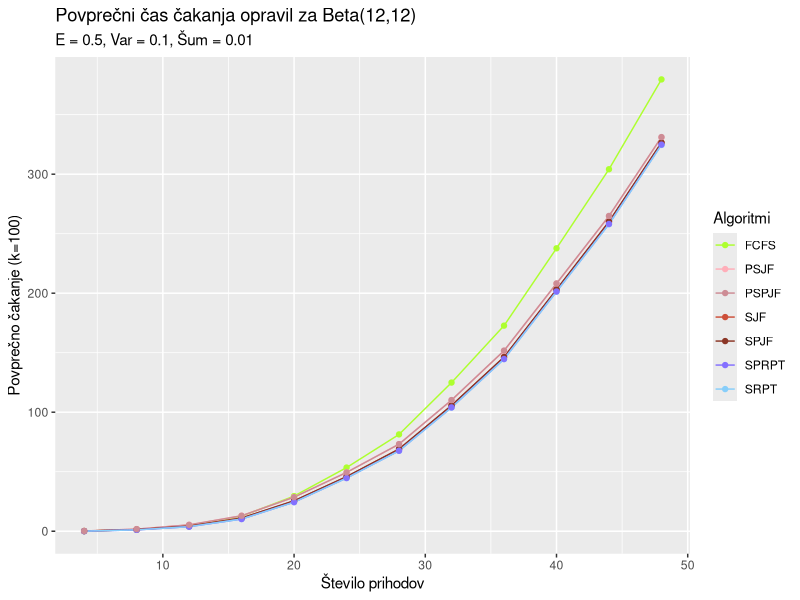

This chart was generated by the following R code:
# prikaz od 4 do 48, vseh algoritmov z majhno varianco

library(ggplot2)
library(tidyr)
library(ggpubr)


Beta_porazdelitev_n = read.csv("tabele_beta_n_majhna.csv")

Beta = Beta_porazdelitev_n

x = c(4, 8, 12 , 16 , 20 , 24,28,32,36,40,44,48)

z = 0.5 # povprecni cas cakanja

df = cbind(x ,Beta)

Tabela = df %>% pivot_longer( !x, names_to = "Algoritmi", values_to = "Povprecno cakanje")

cakanje_beta_majhna = ggplot(Tabela, aes(x=x, y = `Povprecno cakanje`, col = Algoritmi)) +
  geom_line()+
  geom_point() + labs(title = "Povprečni čas čakanja opravil za Beta(12,12)", subtitle = "E = 0.5, Var = 0.1, Šum = 0.01" ,y = "Povprečno čakanje (k=100)", x = "Število prihodov") +
  scale_colour_manual(values=c('greenyellow','lightpink1',"lightpink3", "tomato3",'tomato4',"lightslateblue", "lightskyblue"))


Beta_manj = Beta_porazdelitev_n[1:3,]
x_manj = c(4, 8, 12 )
df_manj = cbind(x_manj ,Beta_manj)
Tabela_manj = df_manj %>% pivot_longer( !x_manj, names_to = "Algoritmi", values_to = "Povprecno cakanje")

cakanje_beta_majhna_4_12 = ggplot(Tabela_manj, aes(x=x_manj, y = `Povprecno cakanje`, col = Algoritmi)) +
  geom_line()+
  geom_point() + labs(title = "Povprečni čas čakanja opravil za Beta(12,12)", subtitle = "E = 0.5, Var = 0.1, Šum = 0.01" ,y = "Povprečno čakanje (k=100)", x = "Število prihodov") +
  scale_colour_manual(values=c('greenyellow','lightpink1',"lightpink3", "tomato3",'tomato4',"lightslateblue", "lightskyblue"))




Beta_vec = Beta_porazdelitev_n[10:12,]
x_vec = c(40, 44, 48 )
df_vec = cbind(x_vec ,Beta_vec)
Tabela_vec = df_vec %>% pivot_longer( !x_vec, names_to = "Algoritmi", values_to = "Povprecno cakanje")

cakanje_beta_majhna_40_48 = ggplot(Tabela_vec, aes(x=x_vec, y = `Povprecno cakanje`, col = Algoritmi)) +
  geom_line()+
  geom_point() + labs(title = "Povprečni čas čakanja opravil za Beta(12,12)", subtitle = "E = 0.5, Var = 0.1, Šum = 0.01" ,y = "Povprečno čakanje (k=100)", x = "Število prihodov") +
  scale_colour_manual(values=c('greenyellow','lightpink1',"lightpink3", "tomato3",'tomato4',"lightslateblue", "lightskyblue"))

cakanje_beta_majhna

#ggarrange(cakanje_beta_majhna_4_12,cakanje_beta_majhna_40_48,ncol = 2, nrow = 1)

